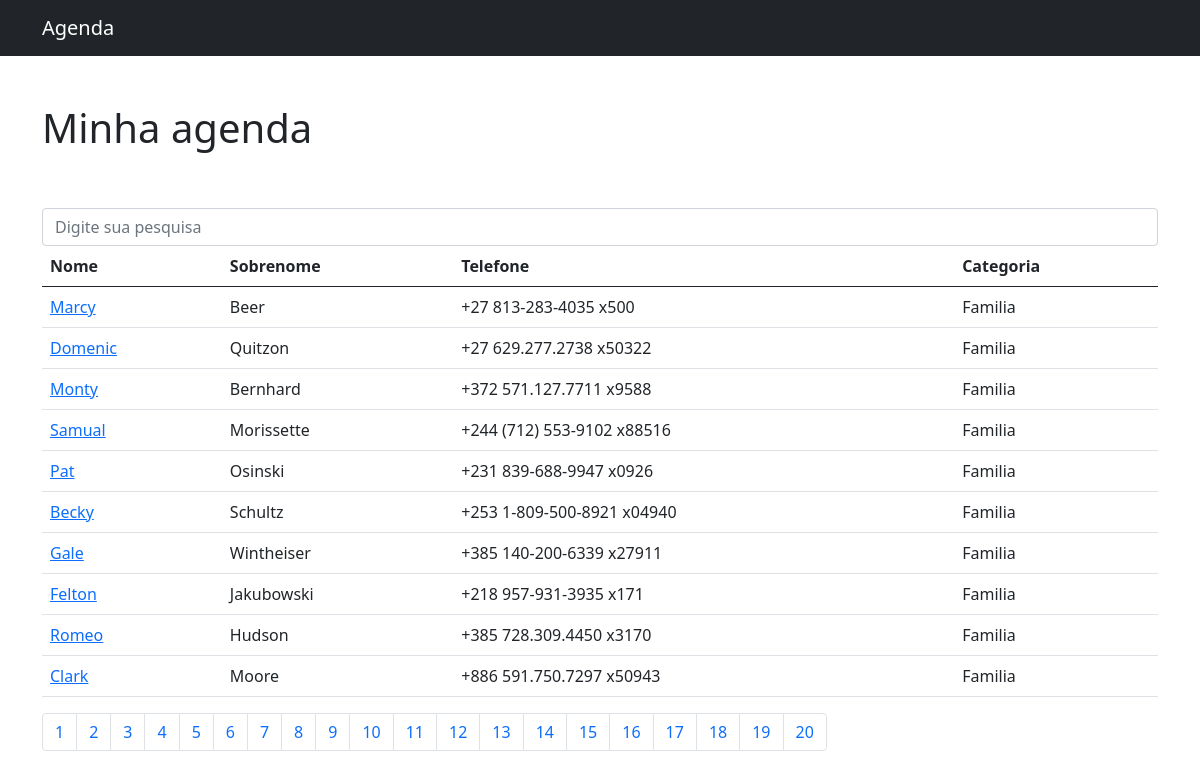
/?page=4, run on the app's committed database.
### contatos/models.py (models this page shows, shortened)
class Contato(models.Model):
    nome = models.CharField(max_length=255)
    sobrenome = models.CharField(max_length=255)
    telefone = models.CharField(max_length=255)
    email = models.CharField(max_length=255, blank=True)
    mostrar = models.BooleanField(default=True)
    categoria = models.ForeignKey(Categoria, on_delete=DO_NOTHING)

class Categoria(models.Model):
    nome = models.CharField(max_length=255)
    def __str__(self) -> str:
        return self.nome

### contatos/views.py (the view)
# urls.py: path('', views.index, name='index'),
def index(request):
    contatos = Contato.objects.all()  # orm django - retorna lista com todos os dados
    paginator = Paginator(contatos, 10)  # limitando os contatos
    page = request.GET.get('page')  # vai pegar o parametro get page enviado pela url com o numero da pagina
    contatos = paginator.get_page(page)  # retona o objeto contato mais indice de paginas feitas
    return render(request, 'contatos/index.html', {
        'contatos': contatos
    })

### contatos/templates/contatos/index.html
{% extends 'base.html' %}
{% block 'content' %}
<br><br>
<form method="get" action="{% url 'busca' %}">
    <div class="form-group row">
        <div class="col-12">
        <input class="form-control"
                type="search" value=""
                id="search-input"
                placeholder="Digite sua pesquisa"
                name="termo">
        </div>
    </div>
</form>
<table class="table">
    <thead>
        <tr>
            <th>Nome</th>
            <th>Sobrenome</th>
            <th>Telefone</th>
            <th>Categoria</th>
        </tr>
    </thead>
    <tbody>
        {% for contato in contatos%}
            {% if contato.mostrar %}
                <tr>
                    <td>
                        <a href=" {% url 'contato' contato.id %} "> {{contato.nome}} </a>
                    </td>
                    <td> {{contato.sobrenome}} </td>
                    <td> {{contato.telefone}} </td>
                    <td> {{contato.categoria}} </td>
                </tr>
            {% endif %}
        {% endfor %}
    </tbody>
</table>
<nav aria-label="Page navigation example">
    <ul class="pagination">
        {% for pagina in contatos.paginator.page_range %}
        <li class="page-item"><a class="page-link" href="?page={{pagina}}"> {{ pagina }} </a></li>
        {% endfor %}
    </ul>
</nav>
{% endblock %}

### data on the page
Contato: nome "Marcy", sobrenome "Beer", telefone "+27 813-283-4035 x500", categoria "Familia"
Contato: nome "Domenic", sobrenome "Quitzon", telefone "+27 629.277.2738 x50322", categoria "Familia"
Contato: nome "Monty", sobrenome "Bernhard", telefone "+372 571.127.7711 x9588", categoria "Familia"
Contato: nome "Samual", sobrenome "Morissette", telefone "+244 (712) 553-9102 x88516", categoria "Familia"
Contato: nome "Pat", sobrenome "Osinski", telefone "+231 839-688-9947 x0926", categoria "Familia"
Contato: nome "Becky", sobrenome "Schultz", telefone "+253 1-809-500-8921 x04940", categoria "Familia"
Contato: nome "Gale", sobrenome "Wintheiser", telefone "+385 140-200-6339 x27911", categoria "Familia"
Contato: nome "Felton", sobrenome "Jakubowski", telefone "+218 957-931-3935 x171", categoria "Familia"
Contato: nome "Romeo", sobrenome "Hudson", telefone "+385 728.309.4450 x3170", categoria "Familia"
Contato: nome "Clark", sobrenome "Moore", telefone "+886 591.750.7297 x50943", categoria "Familia"

### other printed values
{{ pagina }} "1" "2" "3" "4" "5" "6" "7" "8" "9" "10" "11" "12" "13" "14" "15" "16" "17" "18" "19" "20"
